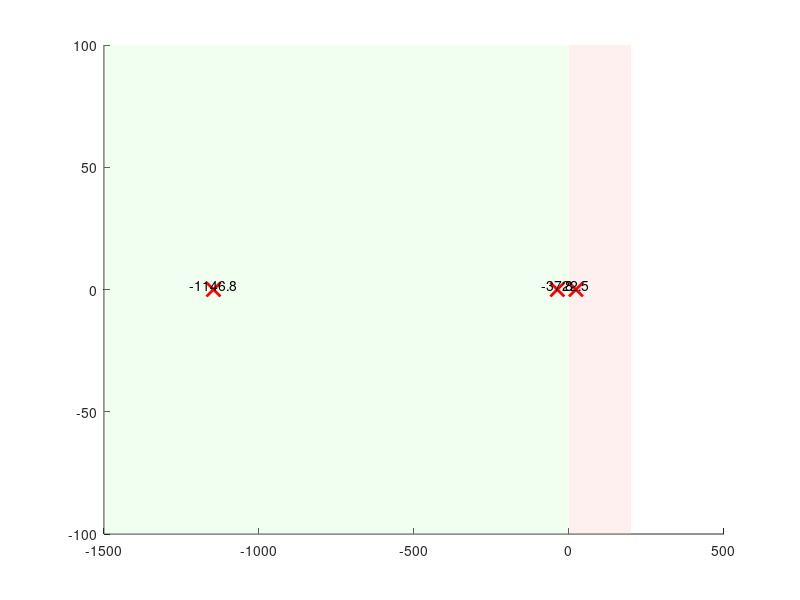

Source code (MATLAB): (Note: this script raises an error after producing the figure.)
% Define System Parameters
L = 0.1; mp = 0.05; g = 9.81;
kt = 50.6e-3; ke = 52.8e-3; Lm = 2.8544e-3;
R = 3.3133; b = 77.851e-6; J = 58.559e-6;

% Define the Unstable Plant
num = [kt];
den = [Lm*J, (R*J + Lm*b), (R*b + kt*ke - Lm*mp*g*L), -R*mp*g*L];
sys = tf(num, den);
p = pole(sys); % This will calculate all 3 poles

% Create the S-Plane Graph
figure('Color', 'w'); hold on;

% Color the Zones (Expanded to cover the fast pole)
fill([-1500 0 0 -1500], [-100 -100 100 100], [0.8 1 0.8], 'EdgeColor', 'none', 'FaceAlpha', 0.3); % Green
fill([0 200 200 0], [-100 -100 100 100], [1 0.8 0.8], 'EdgeColor', 'none', 'FaceAlpha', 0.3); % Red

% Plot the Poles
plot(real(p), imag(p), 'rx', 'LineWidth', 2, 'MarkerSize', 10);

% Label each pole with its value for clarity
for i = 1:length(p)
    text(real(p(i)), imag(p(i))+2, sprintf('%.1f', real(p(i))), 'HorizontalAlignment', 'center');
end

% Formatting
xline(0, 'k-', 'LineWidth', 2); 
grid on;
xlabel('Real Axis (\sigma)');
ylabel('Imaginary Axis (j\omega)');
title('S-Plane: All 3 Poles (Electrical & Mechanical)');
axis([-1300 100 -20 20]); % Expanded X-axis to see the pole at -1160
legend('Stable Zone', 'Unstable Zone', 'Poles (X)');
